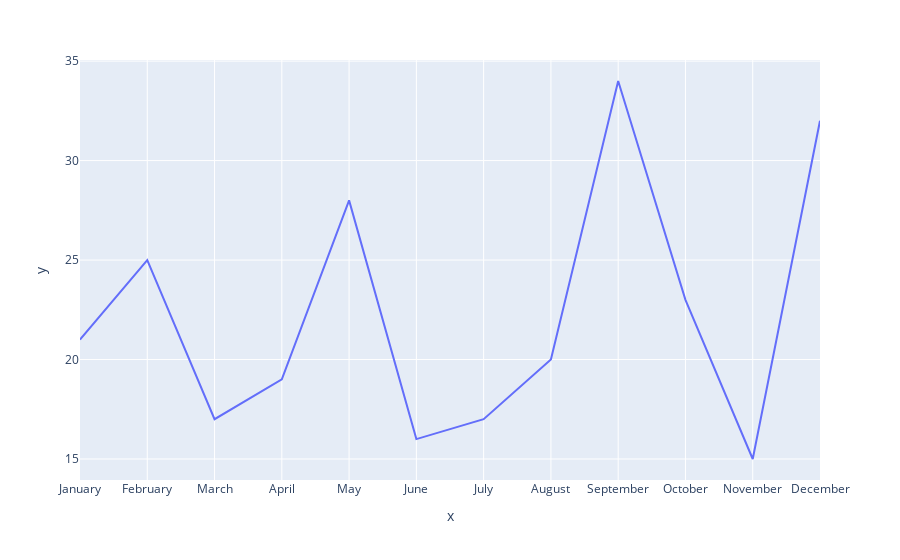

Source (notebook cell):
### Code cell
# this function converts lists within the strings in the specified columns into real lists
columns = ['actors', "genre", "production_country"]
for i in columns:
    smd[i] = smd[i].apply(literal_eval)



#this function coverts the series data into an 1D array
def to_1D(series):
 return pd.Series([x for _list in series for x in _list])

#functions for dashboard 
years = smd.year.unique()
smd_year = smd[smd["year"] == years[0]]
smd_ya = pd.DataFrame(to_1D(smd_year["actors"]).value_counts())
smd_yg = pd.DataFrame(to_1D(smd_year["genre"]).value_counts())
smd_yp = pd.DataFrame(to_1D(smd_year["production_country"]).value_counts())
rel = pd.DataFrame(smd_year.month.value_counts().reindex(['January', 'February', 'March', 'April', 'May', 'June', 'July',
          'August', 'September', 'October', 'November', 'December']))
fig = px.line(x=rel.index, y=rel["month"])
fig.show()
fig1 = px.bar(x=smd_ya.index[:10], y=smd_ya[0][:10])
fig2 = px.bar(x=smd_yg.index[:10], y=smd_yg[0][:10])
fig3 = px.choropleth(locations=smd_yp.index,
                    locationmode="country names",
                    color = smd_yp[0])
fig4 = px.line(x=rel.index, y=rel["month"])






#dashboard app
app =dash.Dash()
app.title = 'Mokey Dash'

app.layout = html.Div(style = {"background-image": "url(assets/popcorn.jpeg)"},children=[html.Div([
        
                                html.H1("MovieMonkeys",style = {"padding-top": "20px"}),
                                html.H2("Please choose a year you want to have information about", style = {"text-align": "center"}),
                                html.Div(className = "drop-menu", id = "drop-menu",
                                        children = 
                                        [dcc.Dropdown(
                                                id="dropdown",
                                                options=[{"label": x, "value": x} for x in years],
                                                value=years[0],
                                                clearable=False)], 
                                                style= {"width": "50%",'margin':'auto'}),
                                        html.Div(style= {"height":"30px"})],style={"background-color": "#FFF1AF"}),
                                html.Div(className="box", id = "left",
                                        children = 
                                        [html.Div(
                                                dcc.Graph(id="bar-chart1", figure = fig1),style={"margin-top":"50px", "background-color": "transparent","box-shadow": "rgb(240, 240, 240) 5px 5px 5px 5px"}),
                                                html.Div(
                                                 dcc.Graph(id="bar-chart2", figure = fig2), style={"margin-top":"50px"})
                                        ],style = {"width":"45%","display":"inline-block", "margin-left":"60px"}),
                                html.Div(className="box", id = "right",
                                        children = [html.Div(
                                                        dcc.Graph(id="mapplot", figure = fig3),style={"margin-top":"50px"}),
                                                        html.Div(
                                                        dcc.Graph(id="lineplot", figure = fig4),style={"margin-top":"50px"})
                                        ], style = {"width":"45%", "margin-left": "20px","position": "relative", "display":"inline-block"}),

                                ])
                                
                                
 
   
@app.callback(
    [Output("bar-chart1", "figure"),Output("bar-chart2", "figure"), Output("mapplot", "figure"),Output("lineplot", "figure")], 
    [Input("dropdown", "value")])
def update_bar_charts(year):
    smd_year = smd[smd["year"] == year]
    smd_ya = pd.DataFrame(to_1D(smd_year["actors"]).value_counts())
    smd_yg = pd.DataFrame(to_1D(smd_year["genre"]).value_counts())
    smd_yp = pd.DataFrame(to_1D(smd_year["production_country"]).value_counts())
    rel = pd.DataFrame(smd_year.month.value_counts().reindex(['January', 'February', 'March', 'April', 'May', 'June', 'July',
          'August', 'September', 'October', 'November', 'December']))
    fig1 = px.bar(x=smd_ya.index[:10], y=smd_ya[0][:10])
    fig2 = px.bar(x=smd_yg.index[:10], y=smd_yg[0][:10])
    fig3 = px.choropleth(locations=smd_yp.index,
                    locationmode="country names",
                    color = smd_yp[0])
    
    fig4 = px.line(x=rel.index, y=rel["month"])
    
    
    return fig1, fig2, fig3, fig4


if __name__ == "__main__":
    app.run_server()

### Figure 1 — Plotly figure (JSON) as saved in the notebook; plotly's stock layout.template omitted (floating-point values rounded to 4 significant figures)
{"data": [{"hovertemplate": "x=%{x}<br>y=%{y}<extra></extra>", "legendgroup": "", "line": {"color": "#636efa", "dash": "solid"}, "marker": {"symbol": "circle"}, "mode": "lines", "name": "", "orientation": "v", "showlegend": false, "x": ["January", "February", "March", "April", "May", "June", "July", "August", "September", "October", "November", "December"], "xaxis": "x", "y": [21, 25, 17, 19, 28, 16, 17, 20, 34, 23, 15, 32], "yaxis": "y", "type": "scatter"}], "layout": {"xaxis": {"anchor": "y", "domain": [0, 1], "title": {"text": "x"}}, "yaxis": {"anchor": "x", "domain": [0, 1], "title": {"text": "y"}}, "legend": {"tracegroupgap": 0}, "margin": {"t": 60}}}
